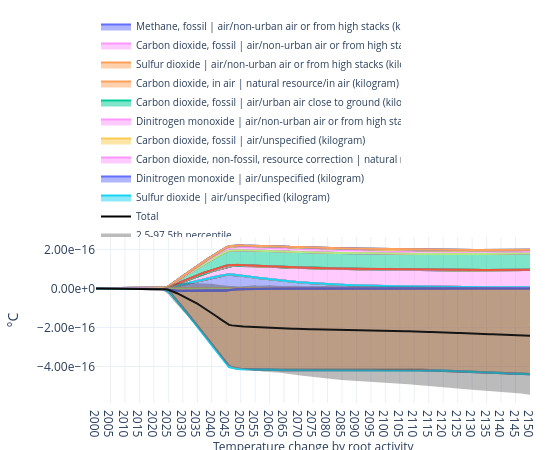

Source (notebook cell):
### Code cell
plot_temp(
    trails,
    by="flow",
    title="Temperature change by root activity",
    method_label="°C",
    year_range=(2000, 2150),
    legend_top_n=10
)

### Figure 1 — Plotly figure (JSON) as saved in the notebook; plotly's stock layout.template omitted (floating-point values rounded to 4 significant figures; data arrays with more than 128 entries replaced by an {"elided": "..."} marker saying what was removed)
{"data": [{"hoverinfo": "skip", "legendgroup": "root::80", "meta": "Carbon dioxide, fossil |<br>air/lower<br>stratosphere + upper troposphere (kilogram)", "mode": "lines", "name": "Carbon dioxide, fossil | air/lower stratosphere + upper troposphere (kilogram)", "showlegend": false, "stackgroup": "positive", "type": "scatter", "x": {"elided": "151 int values"}, "y": {"elided": "151 float values"}}, {"hoverinfo": "skip", "legendgroup": "root::103", "meta": "Nitrogen oxides |<br>air/unspecified (kilogram)", "mode": "lines", "name": "Nitrogen oxides | air/unspecified (kilogram)", "showlegend": false, "stackgroup": "positive", "type": "scatter", "x": {"elided": "151 int values"}, "y": {"elided": "151 float values"}}, {"hoverinfo": "skip", "legendgroup": "root::123", "meta": "Carbon monoxide, from soil or biomass stock |<br>air/non-urban air or from high stacks<br>(kilogram)", "mode": "lines", "name": "Carbon monoxide, from soil or biomass stock | air/non-urban air or from high stacks (kilogram)", "showlegend": false, "stackgroup": "positive", "type": "scatter", "x": {"elided": "151 int values"}, "y": {"elided": "151 float values"}}, {"hoverinfo": "skip", "legendgroup": "root::304", "meta": "Hexafluoroethane |<br>air/unspecified (kilogram)", "mode": "lines", "name": "Hexafluoroethane | air/unspecified (kilogram)", "showlegend": false, "stackgroup": "positive", "type": "scatter", "x": {"elided": "151 int values"}, "y": {"elided": "151 float values"}}, {"hoverinfo": "skip", "legendgroup": "root::334", "meta": "Trifluoromethane |<br>air/urban air close to<br>ground (kilogram)", "mode": "lines", "name": "Trifluoromethane | air/urban air close to ground (kilogram)", "showlegend": false, "stackgroup": "positive", "type": "scatter", "x": {"elided": "151 int values"}, "y": {"elided": "151 float values"}}, {"hoverinfo": "skip", "legendgroup": "root::344", "meta": "Bromomethane |<br>air/unspecified (kilogram)", "mode": "lines", "name": "Bromomethane | air/unspecified (kilogram)", "showlegend": false, "stackgroup": "positive", "type": "scatter", "x": {"elided": "151 int values"}, "y": {"elided": "151 float values"}}, {"hoverinfo": "skip", "legendgroup": "root::528", "meta": "Carbon dioxide, non-fossil |<br>air/urban air<br>close to ground (kilogram)", "mode": "lines", "name": "Carbon dioxide, non-fossil | air/urban air close to ground (kilogram)", "showlegend": false, "stackgroup": "positive", "type": "scatter", "x": {"elided": "151 int values"}, "y": {"elided": "151 float values"}}, {"hoverinfo": "skip", "legendgroup": "root::556", "meta": "1,1,2-Trichloro-1,2,2-trifluoroethane |<br>air/urban air close to ground (kilogram)", "mode": "lines", "name": "1,1,2-Trichloro-1,2,2-trifluoroethane | air/urban air close to ground (kilogram)", "showlegend": false, "stackgroup": "positive", "type": "scatter", "x": {"elided": "151 int values"}, "y": {"elided": "151 float values"}}, {"hoverinfo": "skip", "legendgroup": "root::564", "meta": "Sulfur hexafluoride |<br>air/urban air close to<br>ground (kilogram)", "mode": "lines", "name": "Sulfur hexafluoride | air/urban air close to ground (kilogram)", "showlegend": false, "stackgroup": "positive", "type": "scatter", "x": {"elided": "151 int values"}, "y": {"elided": "151 float values"}}, {"hoverinfo": "skip", "legendgroup": "root::809", "meta": "NMVOC, non-methane volatile organic compounds<br>| air/unspecified (kilogram)", "mode": "lines", "name": "NMVOC, non-methane volatile organic compounds | air/unspecified (kilogram)", "showlegend": false, "stackgroup": "positive", "type": "scatter", "x": {"elided": "151 int values"}, "y": {"elided": "151 float values"}}, {"hovertemplate": "<b>%{meta}</b><br>Year: %{x}<br>°C: %{y:.6g}<extra></extra>", "legendgroup": "root::817", "meta": "Methane, fossil |<br>air/non-urban air or from<br>high stacks (kilogram)", "mode": "lines", "name": "Methane, fossil | air/non-urban air or from high stacks (kilogram)", "showlegend": true, "stackgroup": "positive", "type": "scatter", "x": {"elided": "151 int values"}, "y": {"elided": "151 float values"}}, {"hoverinfo": "skip", "legendgroup": "root::856", "meta": "1,1,1,2-Tetrafluoroethane |<br>air/unspecified<br>(kilogram)", "mode": "lines", "name": "1,1,1,2-Tetrafluoroethane | air/unspecified (kilogram)", "showlegend": false, "stackgroup": "positive", "type": "scatter", "x": {"elided": "151 int values"}, "y": {"elided": "151 float values"}}, {"hoverinfo": "skip", "legendgroup": "root::889", "meta": "Bromomethane |<br>air/urban air close to ground<br>(kilogram)", "mode": "lines", "name": "Bromomethane | air/urban air close to ground (kilogram)", "showlegend": false, "stackgroup": "positive", "type": "scatter", "x": {"elided": "151 int values"}, "y": {"elided": "151 float values"}}, {"hoverinfo": "skip", "legendgroup": "root::1018", "meta": "Carbon monoxide, fossil |<br>air/urban air close<br>to ground (kilogram)", "mode": "lines", "name": "Carbon monoxide, fossil | air/urban air close to ground (kilogram)", "showlegend": false, "stackgroup": "positive", "type": "scatter", "x": {"elided": "151 int values"}, "y": {"elided": "151 float values"}}, {"hoverinfo": "skip", "legendgroup": "root::1022", "meta": "NMVOC, non-methane volatile organic compounds<br>| air/non-urban air or from high stacks<br>(kilogram)", "mode": "lines", "name": "NMVOC, non-methane volatile organic compounds | air/non-urban air or from high stacks (kilogram)", "showlegend": false, "stackgroup": "positive", "type": "scatter", "x": {"elided": "151 int values"}, "y": {"elided": "151 float values"}}, {"hoverinfo": "skip", "legendgroup": "root::1121", "meta": "1,1,2-Trichloro-1,2,2-trifluoroethane |<br>air/non-urban air or from high stacks<br>(kilogram)", "mode": "lines", "name": "1,1,2-Trichloro-1,2,2-trifluoroethane | air/non-urban air or from high stacks (kilogram)", "showlegend": false, "stackgroup": "positive", "type": "scatter", "x": {"elided": "151 int values"}, "y": {"elided": "151 float values"}}, {"hoverinfo": "skip", "legendgroup": "root::1219", "meta": "Tetrafluoromethane |<br>air/unspecified<br>(kilogram)", "mode": "lines", "name": "Tetrafluoromethane | air/unspecified (kilogram)", "showlegend": false, "stackgroup": "positive", "type": "scatter", "x": {"elided": "151 int values"}, "y": {"elided": "151 float values"}}, {"hoverinfo": "skip", "legendgroup": "root::1323", "meta": "1,1-Difluoroethane |<br>air/non-urban air or<br>from high stacks (kilogram)", "mode": "lines", "name": "1,1-Difluoroethane | air/non-urban air or from high stacks (kilogram)", "showlegend": false, "stackgroup": "positive", "type": "scatter", "x": {"elided": "151 int values"}, "y": {"elided": "151 float values"}}, {"hoverinfo": "skip", "legendgroup": "root::1470", "meta": "Carbon dioxide, from soil or biomass stock |<br>air/non-urban air or from high stacks<br>(kilogram)", "mode": "lines", "name": "Carbon dioxide, from soil or biomass stock | air/non-urban air or from high stacks (kilogram)", "showlegend": false, "stackgroup": "positive", "type": "scatter", "x": {"elided": "151 int values"}, "y": {"elided": "151 float values"}}, {"hoverinfo": "skip", "legendgroup": "root::1511", "meta": "Nitrogen oxides |<br>air/lower stratosphere +<br>upper troposphere (kilogram)", "mode": "lines", "name": "Nitrogen oxides | air/lower stratosphere + upper troposphere (kilogram)", "showlegend": false, "stackgroup": "positive", "type": "scatter", "x": {"elided": "151 int values"}, "y": {"elided": "151 float values"}}, {"hoverinfo": "skip", "legendgroup": "root::1762", "meta": "Carbon monoxide, non-fossil |<br>air/non-urban<br>air or from high stacks (kilogram)", "mode": "lines", "name": "Carbon monoxide, non-fossil | air/non-urban air or from high stacks (kilogram)", "showlegend": false, "stackgroup": "positive", "type": "scatter", "x": {"elided": "151 int values"}, "y": {"elided": "151 float values"}}, {"hoverinfo": "skip", "legendgroup": "root::1765", "meta": "Methane, fossil |<br>air/low population density,<br>long-term (kilogram)", "mode": "lines", "name": "Methane, fossil | air/low population density, long-term (kilogram)", "showlegend": false, "stackgroup": "positive", "type": "scatter", "x": {"elided": "151 int values"}, "y": {"elided": "151 float values"}}, {"hoverinfo": "skip", "legendgroup": "root::1778", "meta": "Carbon monoxide, non-fossil |<br>air/unspecified<br>(kilogram)", "mode": "lines", "name": "Carbon monoxide, non-fossil | air/unspecified (kilogram)", "showlegend": false, "stackgroup": "positive", "type": "scatter", "x": {"elided": "151 int values"}, "y": {"elided": "151 float values"}}, {"hoverinfo": "skip", "legendgroup": "root::1808", "meta": "Bromotrifluoromethane |<br>air/non-urban air or<br>from high stacks (kilogram)", "mode": "lines", "name": "Bromotrifluoromethane | air/non-urban air or from high stacks (kilogram)", "showlegend": false, "stackgroup": "positive", "type": "scatter", "x": {"elided": "151 int values"}, "y": {"elided": "151 float values"}}, {"hoverinfo": "skip", "legendgroup": "root::1915", "meta": "Methane, non-fossil |<br>air/unspecified<br>(kilogram)", "mode": "lines", "name": "Methane, non-fossil | air/unspecified (kilogram)", "showlegend": false, "stackgroup": "positive", "type": "scatter", "x": {"elided": "151 int values"}, "y": {"elided": "151 float values"}}, {"hoverinfo": "skip", "legendgroup": "root::2008", "meta": "Dichloromethane |<br>air/unspecified (kilogram)", "mode": "lines", "name": "Dichloromethane | air/unspecified (kilogram)", "showlegend": false, "stackgroup": "positive", "type": "scatter", "x": {"elided": "151 int values"}, "y": {"elided": "151 float values"}}, {"hoverinfo": "skip", "legendgroup": "root::2052", "meta": "Sulfur trioxide |<br>air/urban air close to<br>ground (kilogram)", "mode": "lines", "name": "Sulfur trioxide | air/urban air close to ground (kilogram)", "showlegend": false, "stackgroup": "negative", "type": "scatter", "x": {"elided": "151 int values"}, "y": {"elided": "151 float values"}}, {"hoverinfo": "skip", "legendgroup": "root::2129", "meta": "Ammonia |<br>air/urban air close to ground<br>(kilogram)", "mode": "lines", "name": "Ammonia | air/urban air close to ground (kilogram)", "showlegend": false, "stackgroup": "negative", "type": "scatter", "x": {"elided": "151 int values"}, "y": {"elided": "151 float values"}}, {"hovertemplate": "<b>%{meta}</b><br>Year: %{x}<br>°C: %{y:.6g}<extra></extra>", "legendgroup": "root::2278", "meta": "Carbon dioxide, fossil |<br>air/non-urban air or<br>from high stacks (kilogram)", "mode": "lines", "name": "Carbon dioxide, fossil | air/non-urban air or from high stacks (kilogram)", "showlegend": true, "stackgroup": "positive", "type": "scatter", "x": {"elided": "151 int values"}, "y": {"elided": "151 float values"}}, {"hoverinfo": "skip", "legendgroup": "root::2326", "meta": "Dichlorodifluoromethane |<br>air/urban air close<br>to ground (kilogram)", "mode": "lines", "name": "Dichlorodifluoromethane | air/urban air close to ground (kilogram)", "showlegend": false, "stackgroup": "positive", "type": "scatter", "x": {"elided": "151 int values"}, "y": {"elided": "151 float values"}}, {"hoverinfo": "skip", "legendgroup": "root::2345", "meta": "Carbon monoxide, non-fossil |<br>air/urban air<br>close to ground (kilogram)", "mode": "lines", "name": "Carbon monoxide, non-fossil | air/urban air close to ground (kilogram)", "showlegend": false, "stackgroup": "positive", "type": "scatter", "x": {"elided": "151 int values"}, "y": {"elided": "151 float values"}}, {"hoverinfo": "skip", "legendgroup": "root::2477", "meta": "Carbon dioxide, non-fossil |<br>air/unspecified<br>(kilogram)", "mode": "lines", "name": "Carbon dioxide, non-fossil | air/unspecified (kilogram)", "showlegend": false, "stackgroup": "positive", "type": "scatter", "x": {"elided": "151 int values"}, "y": {"elided": "151 float values"}}, {"hoverinfo": "skip", "legendgroup": "root::2581", "meta": "1,1,2-Trichloro-1,2,2-trifluoroethane |<br>air/unspecified (kilogram)", "mode": "lines", "name": "1,1,2-Trichloro-1,2,2-trifluoroethane | air/unspecified (kilogram)", "showlegend": false, "stackgroup": "positive", "type": "scatter", "x": {"elided": "151 int values"}, "y": {"elided": "151 float values"}}, {"hoverinfo": "skip", "legendgroup": "root::2685", "meta": "Methane, non-fossil |<br>air/urban air close to<br>ground (kilogram)", "mode": "lines", "name": "Methane, non-fossil | air/urban air close to ground (kilogram)", "showlegend": false, "stackgroup": "positive", "type": "scatter", "x": {"elided": "151 int values"}, "y": {"elided": "151 float values"}}, {"hovertemplate": "<b>%{meta}</b><br>Year: %{x}<br>°C: %{y:.6g}<extra></extra>", "legendgroup": "root::2702", "meta": "Sulfur dioxide |<br>air/non-urban air or from<br>high stacks (kilogram)", "mode": "lines", "name": "Sulfur dioxide | air/non-urban air or from high stacks (kilogram)", "showlegend": true, "stackgroup": "negative", "type": "scatter", "x": {"elided": "151 int values"}, "y": {"elided": "151 float values"}}, {"hoverinfo": "skip", "legendgroup": "root::2750", "meta": "Nitrogen oxides |<br>air/urban air close to<br>ground (kilogram)", "mode": "lines", "name": "Nitrogen oxides | air/urban air close to ground (kilogram)", "showlegend": false, "stackgroup": "positive", "type": "scatter", "x": {"elided": "151 int values"}, "y": {"elided": "151 float values"}}, {"hoverinfo": "skip", "legendgroup": "root::2759", "meta": "Dichloromethane |<br>air/urban air close to<br>ground (kilogram)", "mode": "lines", "name": "Dichloromethane | air/urban air close to ground (kilogram)", "showlegend": false, "stackgroup": "positive", "type": "scatter", "x": {"elided": "151 int values"}, "y": {"elided": "151 float values"}}, {"hoverinfo": "skip", "legendgroup": "root::3006", "meta": "Nitric oxide |<br>air/unspecified (kilogram)", "mode": "lines", "name": "Nitric oxide | air/unspecified (kilogram)", "showlegend": false, "stackgroup": "positive", "type": "scatter", "x": {"elided": "151 int values"}, "y": {"elided": "151 float values"}}, {"hoverinfo": "skip", "legendgroup": "root::3110", "meta": "Sulfur trioxide |<br>air/unspecified (kilogram)", "mode": "lines", "name": "Sulfur trioxide | air/unspecified (kilogram)", "showlegend": false, "stackgroup": "negative", "type": "scatter", "x": {"elided": "151 int values"}, "y": {"elided": "151 float values"}}, {"hoverinfo": "skip", "legendgroup": "root::3616", "meta": "Carbon monoxide, fossil |<br>air/non-urban air<br>or from high stacks (kilogram)", "mode": "lines", "name": "Carbon monoxide, fossil | air/non-urban air or from high stacks (kilogram)", "showlegend": false, "stackgroup": "positive", "type": "scatter", "x": {"elided": "151 int values"}, "y": {"elided": "151 float values"}}, {"hoverinfo": "skip", "legendgroup": "root::3636", "meta": "Ammonia |<br>air/unspecified (kilogram)", "mode": "lines", "name": "Ammonia | air/unspecified (kilogram)", "showlegend": false, "stackgroup": "negative", "type": "scatter", "x": {"elided": "151 int values"}, "y": {"elided": "151 float values"}}, {"hoverinfo": "skip", "legendgroup": "root::3649", "meta": "Tetrafluoromethane |<br>air/urban air close to<br>ground (kilogram)", "mode": "lines", "name": "Tetrafluoromethane | air/urban air close to ground (kilogram)", "showlegend": false, "stackgroup": "positive", "type": "scatter", "x": {"elided": "151 int values"}, "y": {"elided": "151 float values"}}, {"hoverinfo": "skip", "legendgroup": "root::3722", "meta": "Carbon monoxide, fossil |<br>air/lower<br>stratosphere + upper troposphere (kilogram)", "mode": "lines", "name": "Carbon monoxide, fossil | air/lower stratosphere + upper troposphere (kilogram)", "showlegend": false, "stackgroup": "positive", "type": "scatter", "x": {"elided": "151 int values"}, "y": {"elided": "151 float values"}}, {"hoverinfo": "skip", "legendgroup": "root::3841", "meta": "Sulfur dioxide |<br>air/urban air close to<br>ground (kilogram)", "mode": "lines", "name": "Sulfur dioxide | air/urban air close to ground (kilogram)", "showlegend": false, "stackgroup": "negative", "type": "scatter", "x": {"elided": "151 int values"}, "y": {"elided": "151 float values"}}, {"hoverinfo": "skip", "legendgroup": "root::4068", "meta": "Methane, fossil |<br>air/urban air close to<br>ground (kilogram)", "mode": "lines", "name": "Methane, fossil | air/urban air close to ground (kilogram)", "showlegend": false, "stackgroup": "positive", "type": "scatter", "x": {"elided": "151 int values"}, "y": {"elided": "151 float values"}}, {"hoverinfo": "skip", "legendgroup": "root::4371", "meta": "Sulfur hexafluoride |<br>air/non-urban air or<br>from high stacks (kilogram)", "mode": "lines", "name": "Sulfur hexafluoride | air/non-urban air or from high stacks (kilogram)", "showlegend": false, "stackgroup": "positive", "type": "scatter", "x": {"elided": "151 int values"}, "y": {"elided": "151 float values"}}, {"hoverinfo": "skip", "legendgroup": "root::4444", "meta": "Chlorodifluoromethane |<br>air/unspecified<br>(kilogram)", "mode": "lines", "name": "Chlorodifluoromethane | air/unspecified (kilogram)", "showlegend": false, "stackgroup": "positive", "type": "scatter", "x": {"elided": "151 int values"}, "y": {"elided": "151 float values"}}, {"hoverinfo": "skip", "legendgroup": "root::4578", "meta": "1,1-Difluoroethane |<br>air/unspecified<br>(kilogram)", "mode": "lines", "name": "1,1-Difluoroethane | air/unspecified (kilogram)", "showlegend": false, "stackgroup": "positive", "type": "scatter", "x": {"elided": "151 int values"}, "y": {"elided": "151 float values"}}, {"hoverinfo": "skip", "legendgroup": "root::4588", "meta": "Dinitrogen monoxide |<br>air/low population<br>density, long-term (kilogram)", "mode": "lines", "name": "Dinitrogen monoxide | air/low population density, long-term (kilogram)", "showlegend": false, "stackgroup": "positive", "type": "scatter", "x": {"elided": "151 int values"}, "y": {"elided": "151 float values"}}, {"hoverinfo": "skip", "legendgroup": "root::4656", "meta": "Sulfur hexafluoride |<br>air/unspecified<br>(kilogram)", "mode": "lines", "name": "Sulfur hexafluoride | air/unspecified (kilogram)", "showlegend": false, "stackgroup": "positive", "type": "scatter", "x": {"elided": "151 int values"}, "y": {"elided": "151 float values"}}, {"hoverinfo": "skip", "legendgroup": "root::4732", "meta": "Sulfur dioxide |<br>air/lower stratosphere +<br>upper troposphere (kilogram)", "mode": "lines", "name": "Sulfur dioxide | air/lower stratosphere + upper troposphere (kilogram)", "showlegend": false, "stackgroup": "negative", "type": "scatter", "x": {"elided": "151 int values"}, "y": {"elided": "151 float values"}}, {"hoverinfo": "skip", "legendgroup": "root::5031", "meta": "Carbon dioxide, non-fossil |<br>air/non-urban<br>air or from high stacks (kilogram)", "mode": "lines", "name": "Carbon dioxide, non-fossil | air/non-urban air or from high stacks (kilogram)", "showlegend": false, "stackgroup": "positive", "type": "scatter", "x": {"elided": "151 int values"}, "y": {"elided": "151 float values"}}, {"hoverinfo": "skip", "legendgroup": "root::5219", "meta": "Dinitrogen monoxide |<br>air/urban air close to<br>ground (kilogram)", "mode": "lines", "name": "Dinitrogen monoxide | air/urban air close to ground (kilogram)", "showlegend": false, "stackgroup": "positive", "type": "scatter", "x": {"elided": "151 int values"}, "y": {"elided": "151 float values"}}, {"hoverinfo": "skip", "legendgroup": "root::5225", "meta": "Nitrogen oxides |<br>air/non-urban air or from<br>high stacks (kilogram)", "mode": "lines", "name": "Nitrogen oxides | air/non-urban air or from high stacks (kilogram)", "showlegend": false, "stackgroup": "positive", "type": "scatter", "x": {"elided": "151 int values"}, "y": {"elided": "151 float values"}}, {"hovertemplate": "<b>%{meta}</b><br>Year: %{x}<br>°C: %{y:.6g}<extra></extra>", "legendgroup": "root::5291", "meta": "Carbon dioxide, in air |<br>natural resource/in<br>air (kilogram)", "mode": "lines", "name": "Carbon dioxide, in air | natural resource/in air (kilogram)", "showlegend": true, "stackgroup": "negative", "type": "scatter", "x": {"elided": "151 int values"}, "y": {"elided": "151 float values"}}, {"hoverinfo": "skip", "legendgroup": "root::5385", "meta": "NMVOC, non-methane volatile organic compounds<br>| air/lower stratosphere + upper troposphere<br>(kilogram)", "mode": "lines", "name": "NMVOC, non-methane volatile organic compounds | air/lower stratosphere + upper troposphere (kilogram)", "showlegend": false, "stackgroup": "positive", "type": "scatter", "x": {"elided": "151 int values"}, "y": {"elided": "151 float values"}}, {"hoverinfo": "skip", "legendgroup": "root::5452", "meta": "Ammonia |<br>air/non-urban air or from high<br>stacks (kilogram)", "mode": "lines", "name": "Ammonia | air/non-urban air or from high stacks (kilogram)", "showlegend": false, "stackgroup": "negative", "type": "scatter", "x": {"elided": "151 int values"}, "y": {"elided": "151 float values"}}, {"hoverinfo": "skip", "legendgroup": "root::5603", "meta": "Trifluoromethane |<br>air/non-urban air or from<br>high stacks (kilogram)", "mode": "lines", "name": "Trifluoromethane | air/non-urban air or from high stacks (kilogram)", "showlegend": false, "stackgroup": "positive", "type": "scatter", "x": {"elided": "151 int values"}, "y": {"elided": "151 float values"}}, {"hoverinfo": "skip", "legendgroup": "root::5773", "meta": "Methane, from soil or biomass stock |<br>air/non-urban air or from high stacks<br>(kilogram)", "mode": "lines", "name": "Methane, from soil or biomass stock | air/non-urban air or from high stacks (kilogram)", "showlegend": false, "stackgroup": "positive", "type": "scatter", "x": {"elided": "151 int values"}, "y": {"elided": "151 float values"}}, {"hoverinfo": "skip", "legendgroup": "root::5816", "meta": "1,1,1,2-Tetrafluoroethane |<br>air/non-urban air<br>or from high stacks (kilogram)", "mode": "lines", "name": "1,1,1,2-Tetrafluoroethane | air/non-urban air or from high stacks (kilogram)", "showlegend": false, "stackgroup": "positive", "type": "scatter", "x": {"elided": "151 int values"}, "y": {"elided": "151 float values"}}, {"hoverinfo": "skip", "legendgroup": "root::6188", "meta": "Carbon monoxide, fossil |<br>air/unspecified<br>(kilogram)", "mode": "lines", "name": "Carbon monoxide, fossil | air/unspecified (kilogram)", "showlegend": false, "stackgroup": "positive", "type": "scatter", "x": {"elided": "151 int values"}, "y": {"elided": "151 float values"}}, {"hoverinfo": "skip", "legendgroup": "root::6433", "meta": "Methane, non-fossil |<br>air/non-urban air or<br>from high stacks (kilogram)", "mode": "lines", "name": "Methane, non-fossil | air/non-urban air or from high stacks (kilogram)", "showlegend": false, "stackgroup": "positive", "type": "scatter", "x": {"elided": "151 int values"}, "y": {"elided": "151 float values"}}, {"hovertemplate": "<b>%{meta}</b><br>Year: %{x}<br>°C: %{y:.6g}<extra></extra>", "legendgroup": "root::6505", "meta": "Carbon dioxide, fossil |<br>air/urban air close<br>to ground (kilogram)", "mode": "lines", "name": "Carbon dioxide, fossil | air/urban air close to ground (kilogram)", "showlegend": true, "stackgroup": "positive", "type": "scatter", "x": {"elided": "151 int values"}, "y": {"elided": "151 float values"}}, {"hoverinfo": "skip", "legendgroup": "root::6697", "meta": "1,1-Difluoroethane |<br>air/urban air close to<br>ground (kilogram)", "mode": "lines", "name": "1,1-Difluoroethane | air/urban air close to ground (kilogram)", "showlegend": false, "stackgroup": "positive", "type": "scatter", "x": {"elided": "151 int values"}, "y": {"elided": "151 float values"}}, {"hoverinfo": "skip", "legendgroup": "root::6906", "meta": "Sulfur oxides |<br>air/unspecified (kilogram)", "mode": "lines", "name": "Sulfur oxides | air/unspecified (kilogram)", "showlegend": false, "stackgroup": "negative", "type": "scatter", "x": {"elided": "151 int values"}, "y": {"elided": "151 float values"}}, {"hoverinfo": "skip", "legendgroup": "root::6959", "meta": "Ammonia |<br>air/low population density,<br>long-term (kilogram)", "mode": "lines", "name": "Ammonia | air/low population density, long-term (kilogram)", "showlegend": false, "stackgroup": "negative", "type": "scatter", "x": {"elided": "151 int values"}, "y": {"elided": "151 float values"}}, {"hoverinfo": "skip", "legendgroup": "root::7099", "meta": "Methane, fossil |<br>air/unspecified (kilogram)", "mode": "lines", "name": "Methane, fossil | air/unspecified (kilogram)", "showlegend": false, "stackgroup": "positive", "type": "scatter", "x": {"elided": "151 int values"}, "y": {"elided": "151 float values"}}, {"hoverinfo": "skip", "legendgroup": "root::7249", "meta": "Chlorodifluoromethane |<br>air/non-urban air or<br>from high stacks (kilogram)", "mode": "lines", "name": "Chlorodifluoromethane | air/non-urban air or from high stacks (kilogram)", "showlegend": false, "stackgroup": "positive", "type": "scatter", "x": {"elided": "151 int values"}, "y": {"elided": "151 float values"}}, {"hovertemplate": "<b>%{meta}</b><br>Year: %{x}<br>°C: %{y:.6g}<extra></extra>", "legendgroup": "root::7377", "meta": "Dinitrogen monoxide |<br>air/non-urban air or<br>from high stacks (kilogram)", "mode": "lines", "name": "Dinitrogen monoxide | air/non-urban air or from high stacks (kilogram)", "showlegend": true, "stackgroup": "positive", "type": "scatter", "x": {"elided": "151 int values"}, "y": {"elided": "151 float values"}}, {"hovertemplate": "<b>%{meta}</b><br>Year: %{x}<br>°C: %{y:.6g}<extra></extra>", "legendgroup": "root::7983", "meta": "Carbon dioxide, fossil |<br>air/unspecified<br>(kilogram)", "mode": "lines", "name": "Carbon dioxide, fossil | air/unspecified (kilogram)", "showlegend": true, "stackgroup": "positive", "type": "scatter", "x": {"elided": "151 int values"}, "y": {"elided": "151 float values"}}, {"hoverinfo": "skip", "legendgroup": "root::8078", "meta": "NMVOC, non-methane volatile organic compounds<br>| air/urban air close to ground (kilogram)", "mode": "lines", "name": "NMVOC, non-methane volatile organic compounds | air/urban air close to ground (kilogram)", "showlegend": false, "stackgroup": "positive", "type": "scatter", "x": {"elided": "151 int values"}, "y": {"elided": "151 float values"}}, {"hoverinfo": "skip", "legendgroup": "root::8120", "meta": "Carbon monoxide, fossil |<br>air/low population<br>density, long-term (kilogram)", "mode": "lines", "name": "Carbon monoxide, fossil | air/low population density, long-term (kilogram)", "showlegend": false, "stackgroup": "positive", "type": "scatter", "x": {"elided": "151 int values"}, "y": {"elided": "151 float values"}}, {"hoverinfo": "skip", "legendgroup": "root::8247", "meta": "NMVOC, non-methane volatile organic compounds<br>| air/low population density, long-term<br>(kilogram)", "mode": "lines", "name": "NMVOC, non-methane volatile organic compounds | air/low population density, long-term (kilogram)", "showlegend": false, "stackgroup": "positive", "type": "scatter", "x": {"elided": "151 int values"}, "y": {"elided": "151 float values"}}, {"hoverinfo": "skip", "legendgroup": "root::8353", "meta": "Bromotrifluoromethane |<br>air/urban air close<br>to ground (kilogram)", "mode": "lines", "name": "Bromotrifluoromethane | air/urban air close to ground (kilogram)", "showlegend": false, "stackgroup": "positive", "type": "scatter", "x": {"elided": "151 int values"}, "y": {"elided": "151 float values"}}, {"hoverinfo": "skip", "legendgroup": "root::8366", "meta": "Nitrogen oxides |<br>air/low population density,<br>long-term (kilogram)", "mode": "lines", "name": "Nitrogen oxides | air/low population density, long-term (kilogram)", "showlegend": false, "stackgroup": "positive", "type": "scatter", "x": {"elided": "151 int values"}, "y": {"elided": "151 float values"}}, {"hoverinfo": "skip", "legendgroup": "root::8441", "meta": "1,1,1,2-Tetrafluoroethane |<br>air/urban air<br>close to ground (kilogram)", "mode": "lines", "name": "1,1,1,2-Tetrafluoroethane | air/urban air close to ground (kilogram)", "showlegend": false, "stackgroup": "positive", "type": "scatter", "x": {"elided": "151 int values"}, "y": {"elided": "151 float values"}}, {"hoverinfo": "skip", "legendgroup": "root::8586", "meta": "VOC, volatile organic compounds |<br>air/unspecified (kilogram)", "mode": "lines", "name": "VOC, volatile organic compounds | air/unspecified (kilogram)", "showlegend": false, "stackgroup": "positive", "type": "scatter", "x": {"elided": "151 int values"}, "y": {"elided": "151 float values"}}, {"hoverinfo": "skip", "legendgroup": "root::8706", "meta": "Carbon dioxide, from soil or biomass stock |<br>air/unspecified (kilogram)", "mode": "lines", "name": "Carbon dioxide, from soil or biomass stock | air/unspecified (kilogram)", "showlegend": false, "stackgroup": "positive", "type": "scatter", "x": {"elided": "151 int values"}, "y": {"elided": "151 float values"}}, {"hovertemplate": "<b>%{meta}</b><br>Year: %{x}<br>°C: %{y:.6g}<extra></extra>", "legendgroup": "root::8778", "meta": "Carbon dioxide, non-fossil, resource<br>correction |<br>natural resource/in air<br>(kilogram)", "mode": "lines", "name": "Carbon dioxide, non-fossil, resource correction | natural resource/in air (kilogram)", "showlegend": true, "stackgroup": "negative", "type": "scatter", "x": {"elided": "151 int values"}, "y": {"elided": "151 float values"}}, {"hoverinfo": "skip", "legendgroup": "root::9209", "meta": "Difluoromethane |<br>air/unspecified (kilogram)", "mode": "lines", "name": "Difluoromethane | air/unspecified (kilogram)", "showlegend": false, "stackgroup": "positive", "type": "scatter", "x": {"elided": "151 int values"}, "y": {"elided": "151 float values"}}, {"hovertemplate": "<b>%{meta}</b><br>Year: %{x}<br>°C: %{y:.6g}<extra></extra>", "legendgroup": "root::9226", "meta": "Dinitrogen monoxide |<br>air/unspecified<br>(kilogram)", "mode": "lines", "name": "Dinitrogen monoxide | air/unspecified (kilogram)", "showlegend": true, "stackgroup": "positive", "type": "scatter", "x": {"elided": "151 int values"}, "y": {"elided": "151 float values"}}, {"hoverinfo": "skip", "legendgroup": "root::9276", "meta": "Sulfur |<br>air/non-urban air or from high<br>stacks (kilogram)", "mode": "lines", "name": "Sulfur | air/non-urban air or from high stacks (kilogram)", "showlegend": false, "stackgroup": "negative", "type": "scatter", "x": {"elided": "151 int values"}, "y": {"elided": "151 float values"}}, {"hoverinfo": "skip", "legendgroup": "root::9415", "meta": "Dichloromethane |<br>air/non-urban air or from<br>high stacks (kilogram)", "mode": "lines", "name": "Dichloromethane | air/non-urban air or from high stacks (kilogram)", "showlegend": false, "stackgroup": "positive", "type": "scatter", "x": {"elided": "151 int values"}, "y": {"elided": "151 float values"}}, {"hoverinfo": "skip", "legendgroup": "root::9451", "meta": "Hexafluoroethane |<br>air/urban air close to<br>ground (kilogram)", "mode": "lines", "name": "Hexafluoroethane | air/urban air close to ground (kilogram)", "showlegend": false, "stackgroup": "positive", "type": "scatter", "x": {"elided": "151 int values"}, "y": {"elided": "151 float values"}}, {"hoverinfo": "skip", "legendgroup": "root::9565", "meta": "Chlorodifluoromethane |<br>air/urban air close<br>to ground (kilogram)", "mode": "lines", "name": "Chlorodifluoromethane | air/urban air close to ground (kilogram)", "showlegend": false, "stackgroup": "positive", "type": "scatter", "x": {"elided": "151 int values"}, "y": {"elided": "151 float values"}}, {"hovertemplate": "<b>%{meta}</b><br>Year: %{x}<br>°C: %{y:.6g}<extra></extra>", "legendgroup": "root::9740", "meta": "Sulfur dioxide |<br>air/unspecified (kilogram)", "mode": "lines", "name": "Sulfur dioxide | air/unspecified (kilogram)", "showlegend": true, "stackgroup": "negative", "type": "scatter", "x": {"elided": "151 int values"}, "y": {"elided": "151 float values"}}, {"hovertemplate": "<b>Total</b><br>Year: %{x}<br>Total temperature change: %{y:.6g}<extra></extra>", "line": {"color": "black", "width": 2}, "mode": "lines", "name": "Total", "showlegend": true, "type": "scatter", "x": {"elided": "151 int values"}, "y": {"elided": "151 float values"}, "yaxis": "y"}, {"hoverinfo": "skip", "line": {"width": 0}, "mode": "lines", "showlegend": false, "type": "scatter", "x": {"elided": "151 int values"}, "y": {"elided": "151 float values"}, "yaxis": "y"}, {"fill": "tonexty", "fillcolor": "rgba(60,60,60,0.35)", "line": {"width": 0}, "mode": "lines", "name": "2.5-97.5th percentile", "type": "scatter", "x": {"elided": "151 int values"}, "y": {"elided": "151 float values"}, "yaxis": "y"}], "layout": {"annotations": [{"showarrow": false, "text": "Temperature change by root activity", "x": 0.5, "xanchor": "center", "xref": "paper", "y": -0.2, "yanchor": "top", "yref": "paper"}], "height": 450, "hoverlabel": {"align": "left", "font": {"size": 11}}, "hovermode": "x unified", "legend": {"entrywidth": 260, "entrywidthmode": "pixels", "font": {"size": 10}, "groupclick": "togglegroup", "orientation": "h", "tracegroupgap": 0, "x": 0, "xanchor": "left", "y": 1, "yanchor": "bottom"}, "margin": {"b": 40, "l": 60, "r": 20, "t": 155}, "title": {"text": "", "x": 0.5, "xanchor": "center"}, "width": 550, "xaxis": {"dtick": 5, "range": [2000, 2150], "showgrid": true, "tick0": 2000, "tickmode": "linear"}, "yaxis": {"showgrid": true, "tickformat": ".2e", "title": {"text": "°C"}, "type": "linear"}}}
